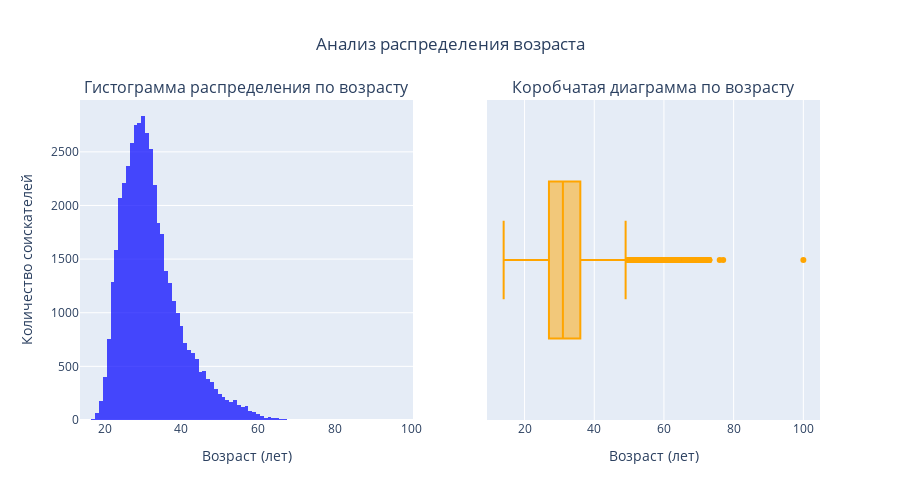

Notebook code for this chart:
### Markdown cell above
1. Постройте распределение признака **"Возраст"**. Опишите распределение, отвечая на следующие вопросы: чему равна мода распределения, каковы предельные значения признака, в каком примерном интервале находится возраст большинства соискателей? Есть ли аномалии для признака возраста, какие значения вы бы причислили к их числу?
*Совет: постройте гистограмму и коробчатую диаграмму рядом.*

### Code cell
from plotly.subplots import make_subplots

# Создаем гистограмму, шаг один год от мин к макс значеню
fig1 = px.histogram(
    hh_df, 
    x='Возраст',
    nbins = int(hh_df['Возраст'].max() - hh_df['Возраст'].min() + 1),
    opacity = 0.7,
    color_discrete_sequence=['blue']
)

# Создаем коробчатую диаграмму
fig2 = px.box(
    hh_df,
    x = 'Возраст',
    color_discrete_sequence = ['orange']
)

# Объединяем в один график
fig = make_subplots(
    rows = 1, cols = 2,
    subplot_titles = ('Гистограмма распределения по возрасту', 'Коробчатая диаграмма по возрасту'),
)
fig.add_trace(fig1.data[0], row = 1, col = 1)
fig.add_trace(fig2.data[0], row = 1, col = 2)

# Заголовок
fig.update_layout(
    title_text = 'Анализ распределения возраста',
    title_x = 0.5,
    height = 500
)

fig.update_xaxes(title_text='Возраст (лет)', row = 1, col = 1)
fig.update_yaxes(title_text='Количество соискателей', row = 1, col = 1)
fig.update_xaxes(title_text='Возраст (лет)', row = 1, col = 2)

fig.show()

### Figure 1 — Plotly figure (JSON) as saved in the notebook; plotly's stock layout.template omitted (floating-point values rounded to 4 significant figures; data arrays with more than 128 entries replaced by an {"elided": "..."} marker saying what was removed)
{"data": [{"bingroup": "x", "hovertemplate": "Возраст=%{x}<br>count=%{y}<extra></extra>", "legendgroup": "", "marker": {"color": "blue", "opacity": 0.7, "pattern": {"shape": ""}}, "name": "", "nbinsx": 87, "orientation": "v", "showlegend": false, "type": "histogram", "x": {"elided": "44744 int values"}, "xaxis": "x", "yaxis": "y"}, {"alignmentgroup": "True", "hovertemplate": "Возраст=%{x}<extra></extra>", "legendgroup": "", "marker": {"color": "orange"}, "name": "", "notched": false, "offsetgroup": "", "orientation": "h", "showlegend": false, "type": "box", "x": {"elided": "44744 int values"}, "x0": " ", "xaxis": "x2", "y0": " ", "yaxis": "y2"}], "layout": {"annotations": [{"font": {"size": 16}, "showarrow": false, "text": "Гистограмма распределения по возрасту", "x": 0.225, "xanchor": "center", "xref": "paper", "y": 1, "yanchor": "bottom", "yref": "paper"}, {"font": {"size": 16}, "showarrow": false, "text": "Коробчатая диаграмма по возрасту", "x": 0.775, "xanchor": "center", "xref": "paper", "y": 1, "yanchor": "bottom", "yref": "paper"}], "height": 500, "title": {"text": "Анализ распределения возраста", "x": 0.5}, "xaxis": {"anchor": "y", "domain": [0, 0.45], "title": {"text": "Возраст (лет)"}}, "xaxis2": {"anchor": "y2", "domain": [0.55, 1], "title": {"text": "Возраст (лет)"}}, "yaxis": {"anchor": "x", "domain": [0, 1], "title": {"text": "Количество соискателей"}}, "yaxis2": {"anchor": "x2", "domain": [0, 1]}}}
